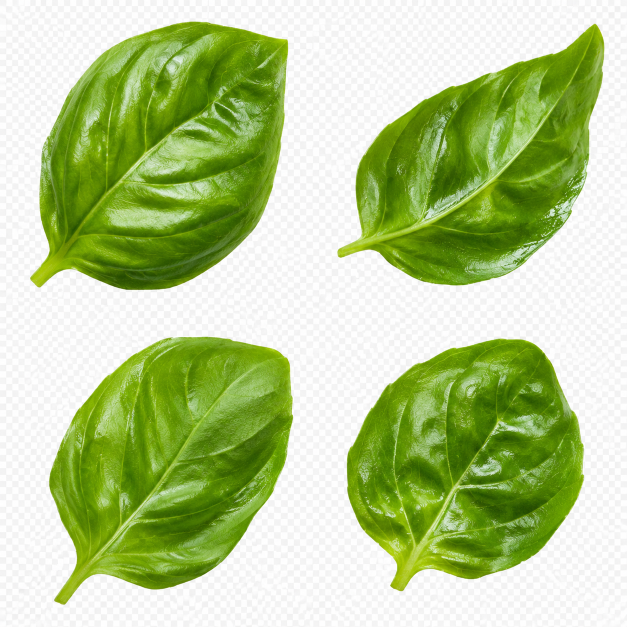
#> input picture Food Images/Four Glossy Basil Leaves-3.png, 1254 x 1254 px (shown at 1/2 size)
$ python -i topping_pieces.py   (imports and definitions only)
#> lines starting #> are read from the running program, lines starting #| are printed output that depends on the picture; after the words box and inside, x2 and y2 are one past the last pixel; in counts of white or black regions, pixels touching at a corner belong together
#> further down, picture is the input picture: PIL image 1254x1254 RGB; mean R, G, B 182.7, 202.9, 145.5
"""Cut a sheet of topping pieces into single pieces for the app's pizza picture.

A "pieces sheet" is an image holding a few separate pieces of one topping (pepperoni slices,
basil leaves, ...) on real transparency or on a plain white / light-grey background (or the
grey-and-white checkerboard image generators paint in place of transparency). Cutting it:
  1. clears the background: real transparency is kept as it is; otherwise light, colourless
     areas that touch the edge of the image (and, for toppings with holes, large enclosed
     ones) become transparent;
  2. finds each separate opaque area (one piece each);
  3. trims each piece and scales it to at most PIECE_PX on its longest side.

Shared by the server (owner uploads a sheet in /admin, see main.py) and by
ios/tools/cut_toppings.py (cuts the photos in "Food Images/" for seeding the server). Needs Pillow only.
"""
from __future__ import annotations

import io
from collections import deque
from typing import Callable

from PIL import Image, ImageFilter, ImageOps

PIECE_PX = 144        # longest side of a saved piece (drawn at ~20-45 pt, so about 3x)
WORK_PX = 900         # a single-topping sheet is scaled down to this before cutting
MAX_PIECES = 12       # pieces kept per topping (keeps the app and the API small)
MIN_PIECE = 0.004     # a piece must cover this fraction of the (scaled) image
# Enclosed background is a hole (cleared) only in these toppings, and only when it covers at
# least this fraction of the image: elsewhere pale flesh (onion, mushroom) would be cut away.
# Keyed by the app's topping style (main.TOPPING_STYLES) / the cut_toppings.py set name.
HOLES = {"chilli": 0.00004, "olive": 0.00004, "onion": 0.0004}

# Server-side guard against huge or hostile uploads (decompression bombs).
MAX_SOURCE_PIXELS = 4096 * 4096


class SheetError(ValueError):
    """The upload is not a usable pieces sheet (message is shown to the owner)."""


def is_backdrop(p: tuple[int, int, int]) -> bool:
    """White or light grey with no colour: the painted checkerboard."""
    lo, hi = min(p), max(p)
    return lo > 200 and hi - lo < 18


def components(mask: bytearray, w: int, h: int) -> list[list[int]]:
    """4-connected areas of set pixels, as lists of flat indices."""
    seen = bytearray(w * h)
    out = []
    for start in range(w * h):
        if not mask[start] or seen[start]:
            continue
        seen[start] = 1
        q, area = deque([start]), []
        while q:
            i = q.popleft()
            area.append(i)
            x = i % w
            for j in (i + 1 if x + 1 < w else -1, i - 1 if x > 0 else -1, i + w, i - w):
                if 0 <= j < w * h and mask[j] and not seen[j]:
                    seen[j] = 1
                    q.append(j)
        out.append(area)
    return out


def cut_out(im: Image.Image, hole_at: Callable[[float, float], float | None] = lambda x, y: None) -> Image.Image:
    """The image with a clean alpha channel (already scaled to working size).
    `hole_at(x, y)` (fractions of the image) gives the minimum hole size (a fraction of the
    image, see HOLES) for the topping there, or None where enclosed background is not a hole."""
    if im.mode == "RGBA" and im.getchannel("A").getextrema()[0] < 20:
        return im  # real transparency
    rgb = im.convert("RGB")
    w, h = rgb.size
#> w = 1254; h = 1254
    px = rgb.load()
    backdrop = bytearray(1 if is_backdrop(px[i % w, i // w]) else 0 for i in range(w * h))
    alpha = bytearray([255]) * (w * h)
    for area in components(backdrop, w, h):
        touches_edge = any(i % w in (0, w - 1) or i // w in (0, h - 1) for i in area)
        if not touches_edge:
            i = area[len(area) // 2]
            min_hole = hole_at((i % w) / w, (i // w) / h)
            touches_edge = min_hole is not None and len(area) >= min_hole * w * h
        if touches_edge:
            for i in area:
                alpha[i] = 0
#> this loop made 38 passes
#> area on passes 2, 5, 6, 7, 8, 9, 10, 11, 12: [145813, 147067, 147066, 148320], [306156], [362029], [364545, 365799], [453859, 453860, 455113, 453861, 455114, 456368], [466390], [497733, 497734, 498987, 498988, 498986, 500241, 500240], [501493], [503999, 504000]
#> after the loop, i = 1326377
    mask = Image.frombytes("L", (w, h), bytes(alpha))
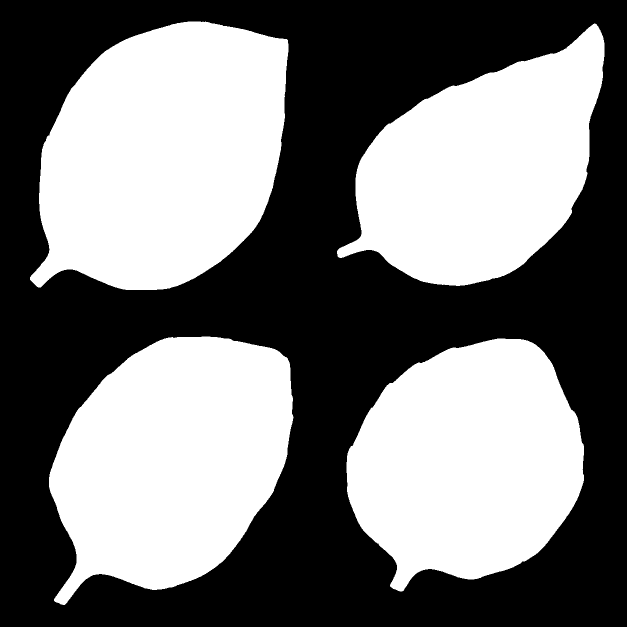
#> mask: PIL image 1254x1254 L (shown at 1/2 size); 47.3% white; 4 white regions, box (x1, y1, x2, y2) and area: (60, 43, 577, 580) 212549, (98, 673, 587, 1210) 187197, (693, 677, 1168, 1183) 176139, (674, 47, 1209, 572) 168424
    # Pull the edge in a pixel (drops the light fringe), then soften it.
    mask = mask.filter(ImageFilter.MinFilter(3)).filter(ImageFilter.GaussianBlur(0.8))
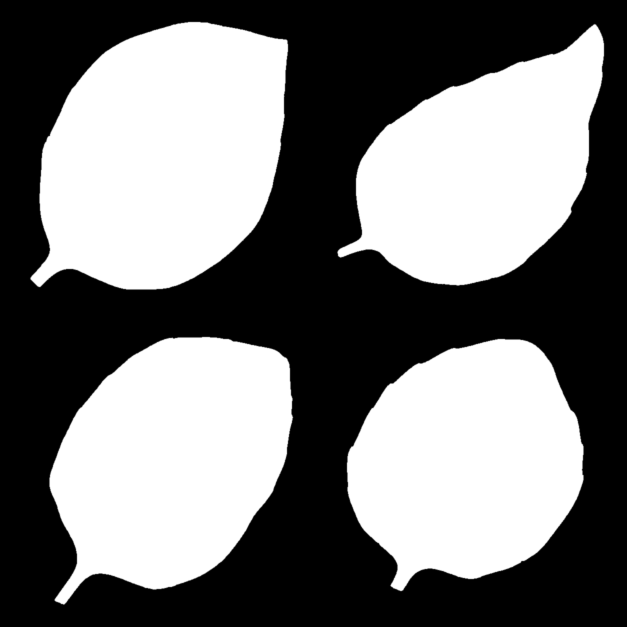
#> mask: PIL image 1254x1254 L (shown at 1/2 size); min 0, max 255, mean 119.3
    out = rgb.convert("RGBA")
    out.putalpha(mask)
    return out


# [58 lines left out: functions pieces, png_bytes, cut_sheet, not called in this run]

>>> from PIL import Image
>>> picture = Image.open('../Food Images/Four Glossy Basil Leaves-3.png')
>>> result = cut_out(picture)

$ run again, on Food Images/Four Glossy Ham Slices-6.png
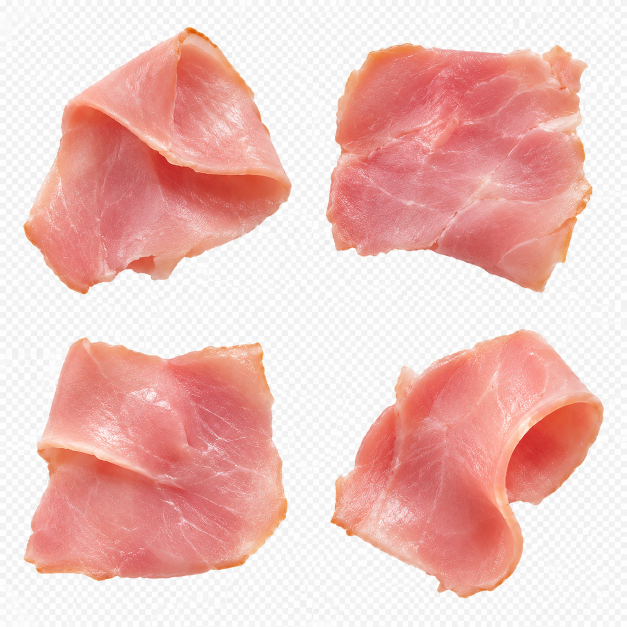
#> input picture Food Images/Four Glossy Ham Slices-6.png, 1254 x 1254 px (shown at 1/2 size)
#> picture is the input picture: PIL image 1254x1254 RGB; mean R, G, B 238.2, 194.4, 189.7
#> the loop in cut_out, `for area in components(backdrop, w, h):` made 227 passes
#> area on passes 2, 3, 4, 5, 6, 9, 10, 11: [135244, 136498, 136499], [256272], [266299], [271339], [272582, 273836], [282620], [288894, 288895, 288896, 288897], [290132, 291386, 291387, 292641]
#> after the loop in cut_out, `for area in components(backdrop, w, h):`: i = 1410334
#> in cut_out, `mask = Image.frombytes("L", (w, h), bytes(alpha))`:
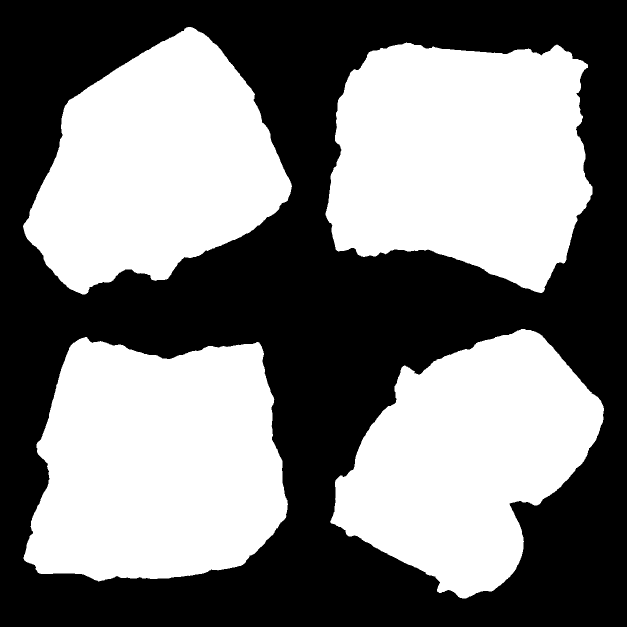
#> mask: PIL image 1254x1254 L (shown at 1/2 size); 49.1% white; 4 white regions, box (x1, y1, x2, y2) and area: (651, 85, 1185, 586) 207089, (47, 674, 576, 1163) 206895, (46, 54, 584, 589) 180159, (660, 658, 1208, 1197) 178219
#> in cut_out, `mask = mask.filter(ImageFilter.MinFilter(3)).filter(ImageFilter.Gaussi..`:
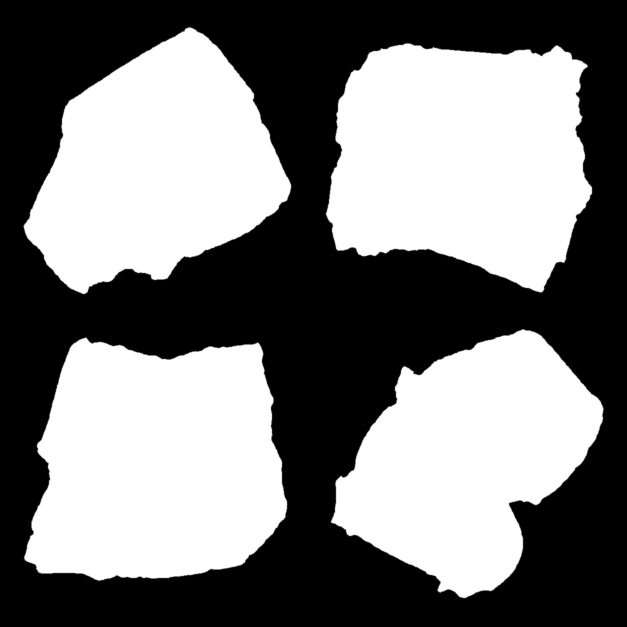
#> mask: PIL image 1254x1254 L (shown at 1/2 size); min 0, max 255, mean 123.8

$ run again, on Food Images/Four Glossy Mushroom Slices-8.png
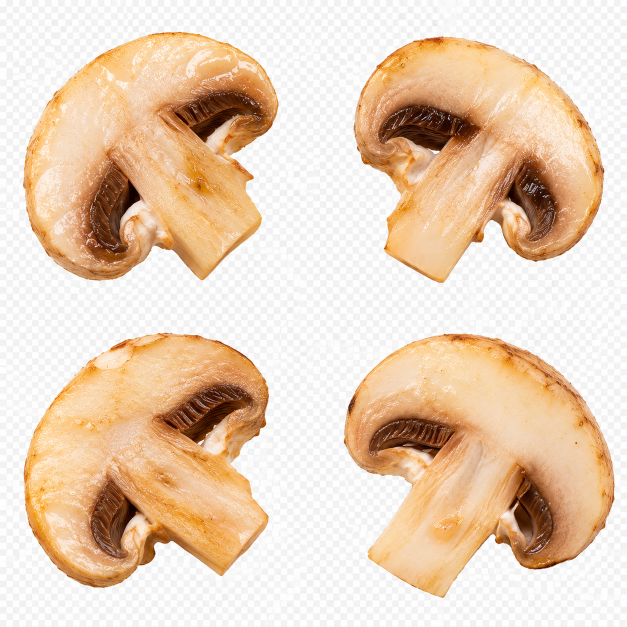
#> input picture Food Images/Four Glossy Mushroom Slices-8.png, 1254 x 1254 px (shown at 1/2 size)
#> picture is the input picture: PIL image 1254x1254 RGB; mean R, G, B 233.1, 209.2, 185.8
#> the loop in cut_out, `for area in components(backdrop, w, h):` made 269 passes
#> area on passes 2 to 9: [103128, 104382], [110652], [116951], [116959], [120719, 121973, 121974], [120742, 120743], [121258], [125719]
#> after the loop in cut_out, `for area in components(backdrop, w, h):`: i = 1413453
#> in cut_out, `mask = Image.frombytes("L", (w, h), bytes(alpha))`:
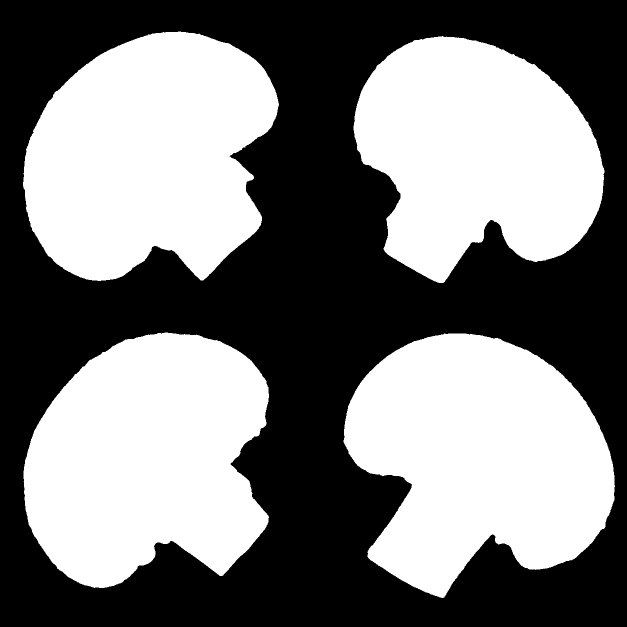
#> mask: PIL image 1254x1254 L (shown at 1/2 size); 48% white; 4 white regions, box (x1, y1, x2, y2) and area: (687, 667, 1230, 1196) 199176, (46, 63, 558, 562) 191518, (47, 665, 538, 1176) 190666, (707, 72, 1209, 566) 173926
#> in cut_out, `mask = mask.filter(ImageFilter.MinFilter(3)).filter(ImageFilter.Gaussi..`:
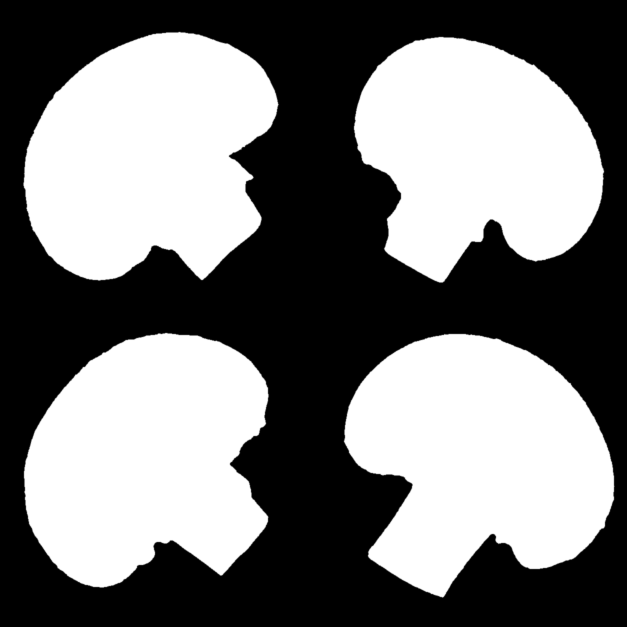
#> mask: PIL image 1254x1254 L (shown at 1/2 size); min 0, max 255, mean 121

$ run again, on Food Images/Four Glossy Olive Rings-2.png
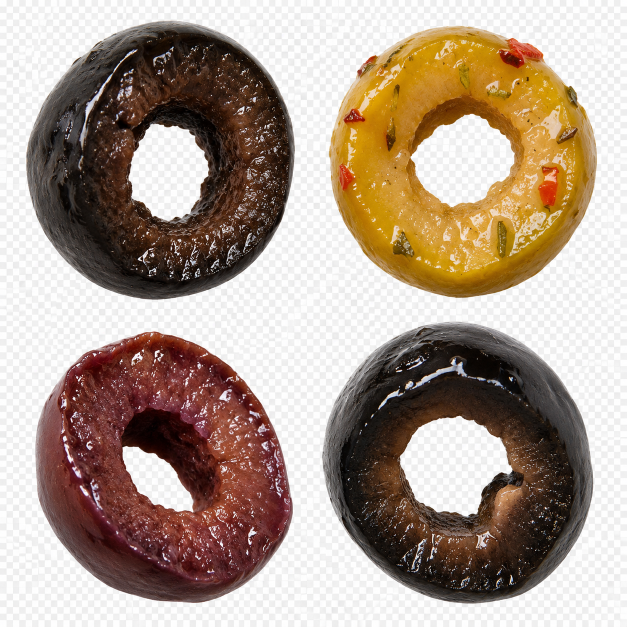
#> input picture Food Images/Four Glossy Olive Rings-2.png, 1254 x 1254 px (shown at 1/2 size)
#> picture is the input picture: PIL image 1254x1254 RGB; mean R, G, B 173.4, 155.8, 141.9
#> the loop in cut_out, `for area in components(backdrop, w, h):` made 1641 passes
#> area on passes 2 to 9: [56798, 56799], [90516], [103126], [111803], [117013], [119545], [121981, 121982], [122022, 122023]
#> after the loop in cut_out, `for area in components(backdrop, w, h):`: i = 1469357
#> in cut_out, `mask = Image.frombytes("L", (w, h), bytes(alpha))`:
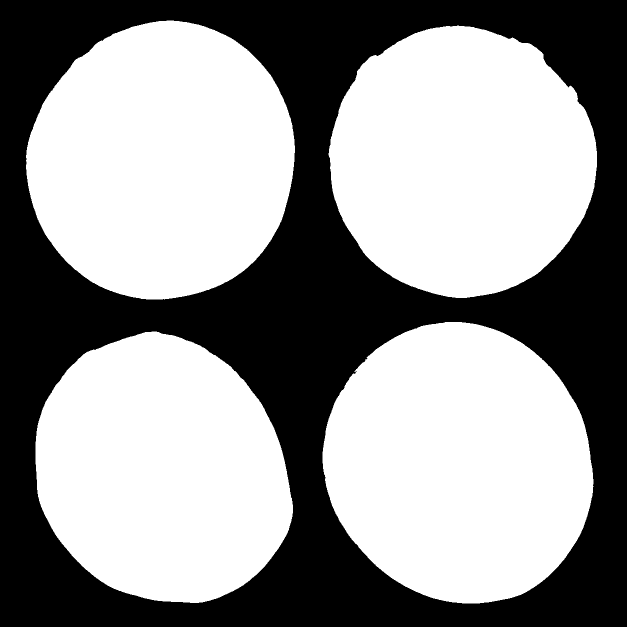
#> mask: PIL image 1254x1254 L (shown at 1/2 size); 57.9% white; 1 black region, box (x1, y1, x2, y2) and area: (0, 0, 1254, 1254) 661519
#> in cut_out, `mask = mask.filter(ImageFilter.MinFilter(3)).filter(ImageFilter.Gaussi..`:
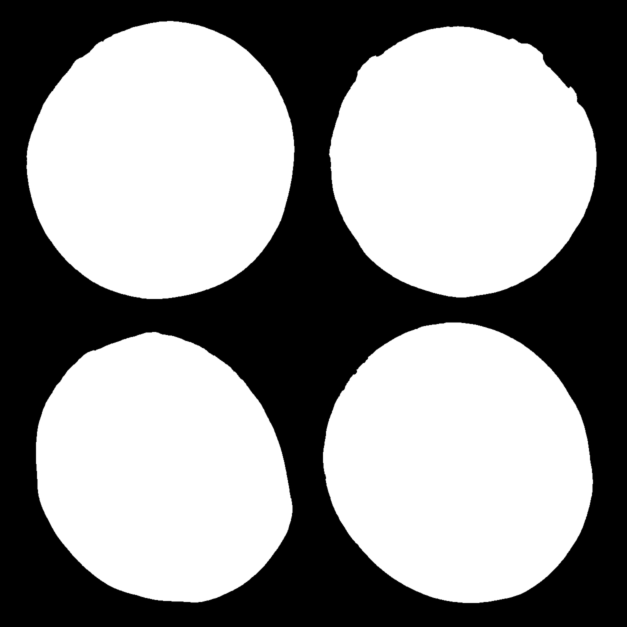
#> mask: PIL image 1254x1254 L (shown at 1/2 size); min 0, max 255, mean 146.3
